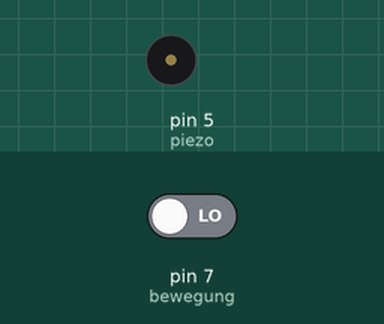
Recording of a sketch running on a simulated Arduino Uno, built with avr-gcc and run on an emulated ATmega328P. Shown: buzzer (waves = sounding, pin HIGH). The inputs (shaded band) are chosen by the test bench; at power-on: pin 7 (bewegung) LOW.

Above: at 1.2 s.
1.3 s: pin 7 (bewegung) driven HIGH
At 2.4 s:
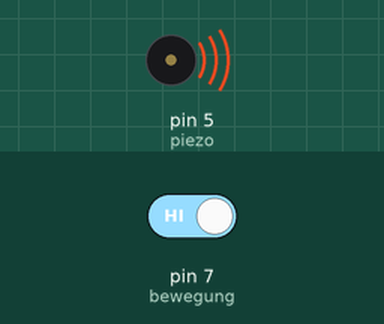
4.3 s: pin 7 (bewegung) driven LOW
At 6.6 s:
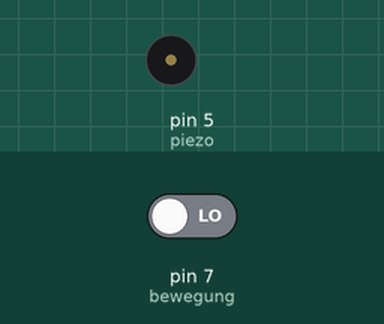
Timing chart, 0 to 8.1 s (numbered marks = the images above; inputs shaded):
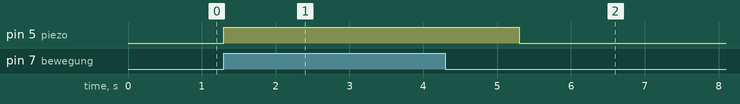

Measured:
- after the input at 1.3 s, pin 5 (piezo): LOW → HIGH at once
- after the input at 4.3 s, pin 5 (piezo): HIGH → LOW after 1.0 s

The sketch:

pir.ino
```cpp
// pir.ino
const int piezo = 5;
const int bewegung = 7;

int bewegungsstatus = 0;

void setup()
{
  pinMode(piezo, OUTPUT);
  pinMode(bewegung, INPUT);
}

void loop()
{
  bewegungsstatus = digitalRead(bewegung);

  if (bewegungsstatus == HIGH)
  {
    digitalWrite(piezo, HIGH);
    delay(2000);
    digitalWrite(piezo, LOW);
  }
  else
    digitalWrite(piezo, LOW);
}
```
